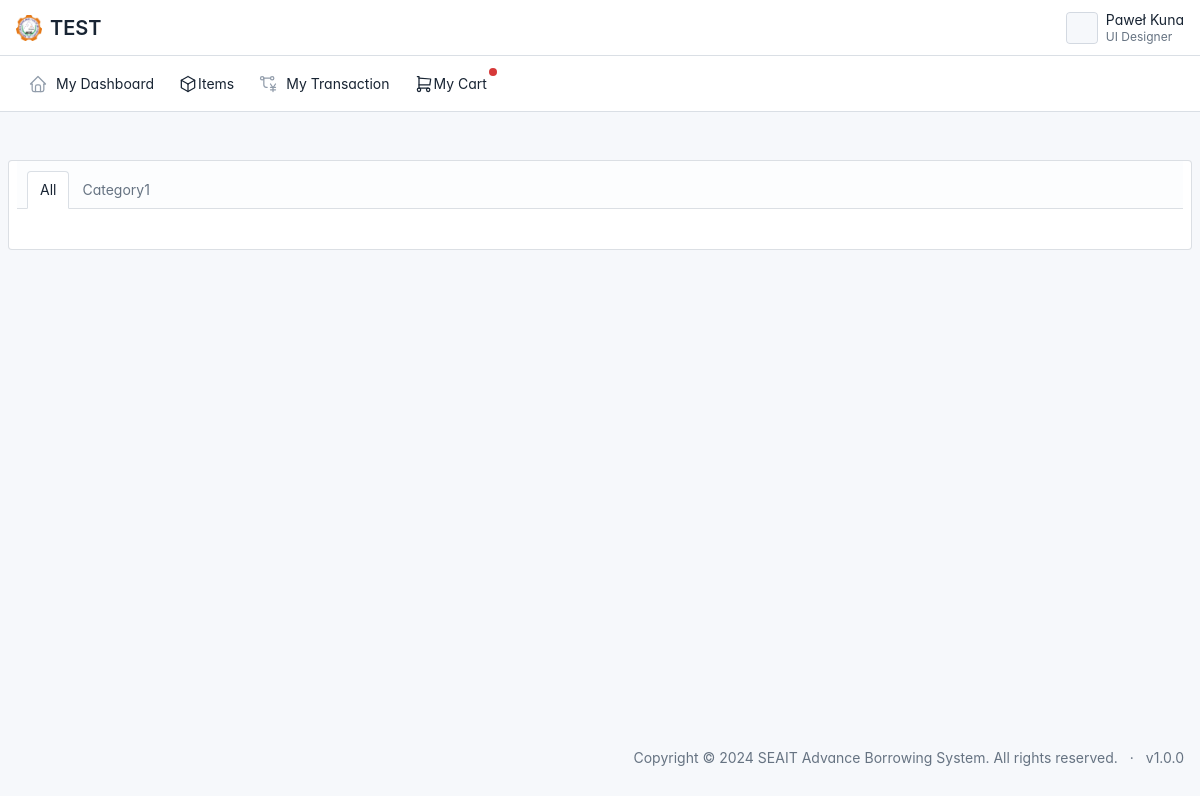
The app's page /user/items.php (signed in), older data.
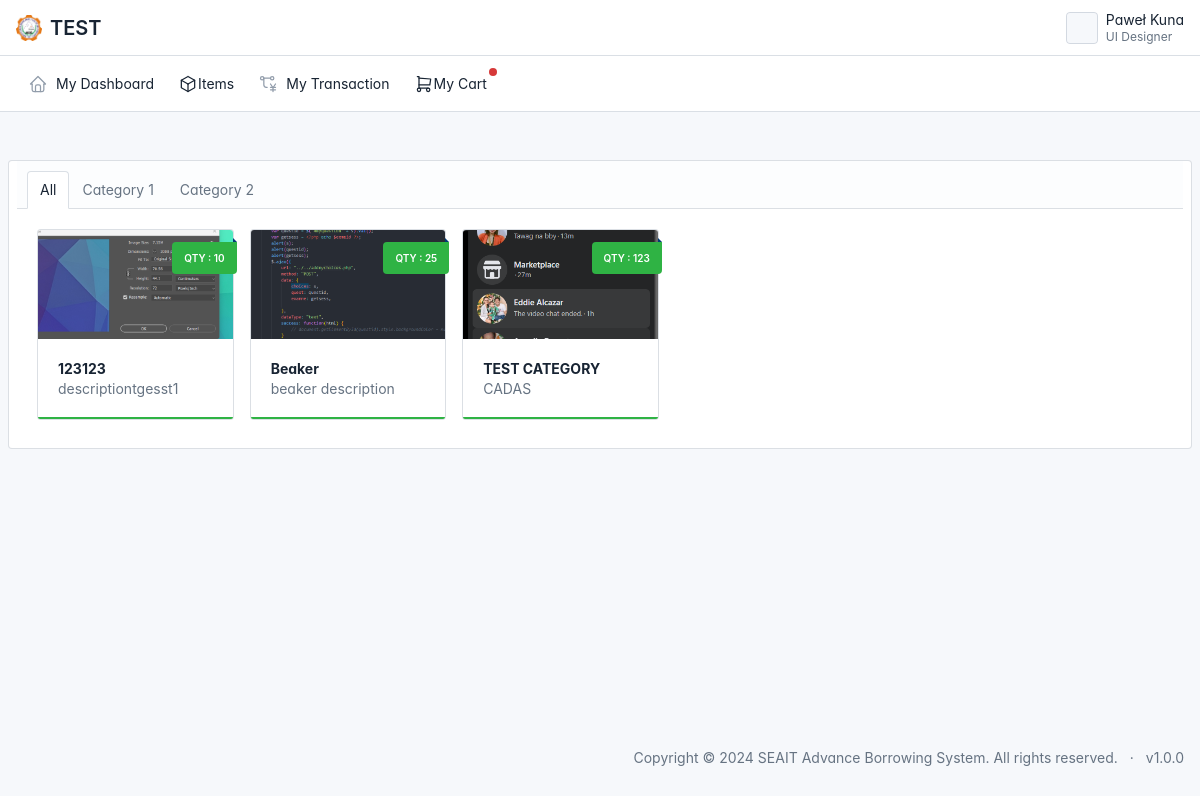
The same page, newer data.
### tables this page shows
CREATE TABLE IF NOT EXISTS `tbl_category` (
  `category_id` int NOT NULL AUTO_INCREMENT,
  `category_name` varchar(100) NOT NULL,
  `status` int NOT NULL DEFAULT '1',
  PRIMARY KEY (`category_id`)
);

CREATE TABLE IF NOT EXISTS `tbl_item` (
  `item_code` varchar(100) NOT NULL,
  `item_name` varchar(100) NOT NULL,
  `category_id` int NOT NULL,
  `size_id` int NOT NULL,
  `quantity` int NOT NULL,
  `item_condition` varchar(100) NOT NULL,
  `status` int NOT NULL,
  `description` varchar(100) NOT NULL,
  `img_path` varchar(100) NOT NULL,
  `date_created` datetime NOT NULL DEFAULT CURRENT_TIMESTAMP,
  PRIMARY KEY (`item_code`),
  KEY `fk_category_id` (`category_id`),
  KEY `fk_size_id` (`size_id`)
);

### user/items.php (the view, shortened to what this page needs)
<?php
include '../connection.php';
?>
<!doctype html>
<html lang="en">
<?php include '../components/head.php' ?>
<body class=" layout-fluid">
  <div class="page">
    <?php include '../components/navbar.php' ?>
    <?php include '../components/usersidebar.php' ?>
    <div class="page-wrapper">
      <div class="page-header d-print-none">
        <div class="page-body">
          <div class="container-xl">
            <div class="row">
              <div class="card">
                <div class="card-header">
                  <ul class="nav nav-tabs card-header-tabs" data-bs-toggle="tabs">
                    <li class="nav-item">
                      <a href="#all" class="nav-link active" data-bs-toggle="tab">All</a>
                    </li>
                    <?php
                    $sql = "SELECT * FROM tbl_category order by category_id";
                    $rs = $conn->query($sql);
                    foreach ($rs as $row) { ?>
                      <li class="nav-item">
                        <a href="#<?php echo str_replace(' ', '', $row['category_name'] ) ?>" class="nav-link text-capitalize" data-bs-toggle="tab"><?php echo $row['category_name'] ?></a>
                      </li>
                    <?php } ?>
                  </ul>
                </div>
                <div class="card-body w-75">
                  <div class="tab-content">
                    <div class="tab-pane active show" id="all">
                      <div class="row" id="cardContainer">
                        <?php
                        $sqls = "SELECT
                                      a.item_code,
                                      a.item_name,
                                      a.img_path,
                                      a.quantity,
                                      b.category_name,
                                      a.description
                                  FROM
                                      tbl_item a
                                  LEFT JOIN tbl_category b ON
                                      a.category_id = b.category_id
                                  LEFT JOIN tbl_size c ON
                                      a.size_id = c.size_id
                                  WHERE a.status=1
                                  ORDER BY
                                      a.date_created ASC";
                        $rss = $conn->query($sqls);
                        foreach ($rss as $rows) { ?>
                          <div class="col-lg-3 pb-2">
                            <div class="card card-link card-link-pop" onclick="window.location.href='borrowslip.php?code=<?php echo $rows['item_code'] ?>'" style="cursor:pointer">
                              <?php
                              if ($rows['quantity'] === '0') {
                                echo "<div class='ribbon bg-danger'> Out of Stock </div>";
                              } else {
                                echo "<div class='ribbon bg-success'> Qty : " . $rows['quantity'] . "</div>";
                              }
                              ?>
                              <div class="card-status-bottom bg-success"></div>
                              <div class="img-responsive img-responsive-16x9 card-img-top" style="background-image: url('../static/item/<?php echo $rows['img_path'] ?>')"></div>
                              <div class="card-body">
                                <span class="text-capitalize fw-bolder asname"><?php echo $rows['item_name'] ?></span>
                                <p class="text-muted asdes"><?php echo $rows['description'] ?></p>
                              </div>
                            </div>
                          </div>
                        <?php } ?>
                      </div>
                    </div>
                  </div>
                </div>
              </div>
            </div>
          </div>
        </div>
      </div>
      <?php include '../components/footer.php' ?>
    </div>
</body>
</html>

### components/head.php (shortened to what this page needs)
<head>
    <link href="../dist/css/tabler.min.css?1692870487" rel="stylesheet"/>
    <link href="../dist/css/tabler-flags.min.css?1692870487" rel="stylesheet"/>
    <link href="../dist/css/tabler-payments.min.css?1692870487" rel="stylesheet"/>
    <link href="../dist/css/tabler-vendors.min.css?1692870487" rel="stylesheet"/>
    <link href="../dist/css/demo.min.css?1692870487" rel="stylesheet"/>
    <link href="../dist/libs/toastr/toastr.css" rel="stylesheet"/>
  </head>

### components/navbar.php (shortened to what this page needs)
<header class="navbar navbar-expand-md d-print-none">
      <div class="container-xl">
        <h1 class="navbar-brand navbar-brand-autodark d-none-navbar-horizontal pe-0 pe-md-3">
          <img src="../static/images/seait.png" width="26px" height="26px"> TEST
        </h1>
        <div class="navbar-nav flex-row order-md-last">
          <div class="nav-item dropdown">
            <a href="#" class="nav-link d-flex lh-1 text-reset p-0" data-bs-toggle="dropdown" aria-label="Open user menu">
              <span class="avatar avatar-sm" style="background-image: url(./static/avatars/000m.jpg)"></span>
              <div class="d-none d-xl-block ps-2">
                <div>Paweł Kuna</div>
                <div class="mt-1 small text-secondary">UI Designer</div>
              </div>
            </a>
          </div>
        </div>
      </div>
    </header>

### components/usersidebar.php (shortened to what this page needs)
<header class="navbar-expand-md">
  <div class="collapse navbar-collapse" id="navbar-menu">
    <div class="navbar">
      <div class="container-xl">
        <ul class="navbar-nav">
          <li class="nav-item">
            <a class="nav-link" href="./">
              <span class="nav-link-icon d-md-none d-lg-inline-block">
              </span>
              <span class="nav-link-title">
                My Dashboard
              </span>
            </a>
          </li>
          <li class="nav-item">
            <a class="nav-link" href="./items.php" rel="noopener">
              <span class="nav-link-title">
                Items
              </span>
            </a>
          </li>
          <li class="nav-item">
            <a class="nav-link" href="./transaction.php" rel="noopener">
              <span class="nav-link-icon d-md-none d-lg-inline-block">
              </span>
              <span class="nav-link-title">
                My Transaction
              </span>
            </a>
          </li>
          <li class="nav-item">
            <a class="nav-link" href="./cart.php" rel="noopener">
              <span class="nav-link-title">
                My Cart <span class="badge bg-danger rounded-circle text-white" id="countcart"></span>
              </span>
            </a>
          </li>
        </ul>
      </div>
    </div>
  </div>
</header>

### components/footer.php
<footer class="footer footer-transparent d-print-none">
        <div class="container-xl">
          <div class="row text-center align-items-center flex-row-reverse">
            <div class="col-12 col-lg-auto mt-3 mt-lg-0">
              <ul class="list-inline list-inline-dots mb-0">
                <li class="list-inline-item">
                  Copyright &copy; 2024
                  <a href="." class="link-secondary">SEAIT Advance Borrowing System</a>.
                  All rights reserved.
                </li>
                <li class="list-inline-item">
                  <a href="./changelog.html" class="link-secondary" rel="noopener">
                    v1.0.0
                  </a>
                </li>
              </ul>
            </div>
          </div>
        </div>
      </footer>

### components/head.php (style rules this page uses)
:root { --tblr-font-sans-serif: 'Inter Var', -apple-system, BlinkMacSystemFont, San Francisco, Segoe UI, Roboto, Helvetica Neue, sans-serif; }
body { font-feature-settings: "cv03", "cv04", "cv11"; }

Row changes from the older to the newer data that the page shows:
changed tbl_category: category_name "Category1" → "Category 1"
added tbl_category: category_name "Category 2"
added tbl_item: quantity "10", img_path (picture), item_name "123123", description "descriptiontgesst1"
added tbl_item: quantity "25", img_path (picture), item_name "Beaker", description "beaker description"
added tbl_item: quantity "123", img_path (picture), item_name "TEST CATEGORY", description "CADAS"
